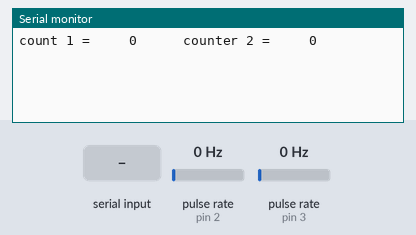
The sketch below on a simulated Arduino Uno, built with avr-gcc and run on an emulated ATmega328P. On the bench: the last lines printed to the serial monitor. Wiring (inferred from the names in the program): 2 × pulse sensor: data pin 2 / data pin 3. The test bench sets the inputs (shaded band); at power-on: pulse rate (sensors on pin 2, pin 3) 0 Hz.

Above: at 1.2 s.
1.3 s: pulse rate (sensor on pin 2) set to 4 Hz
At 2.3 s:
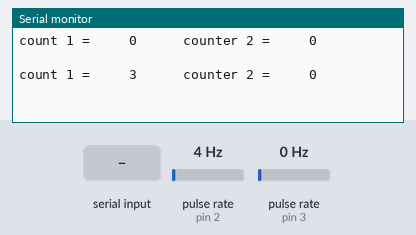
2.8 s: pulse rate (sensor on pin 3) set to 4 Hz
At 3.8 s:
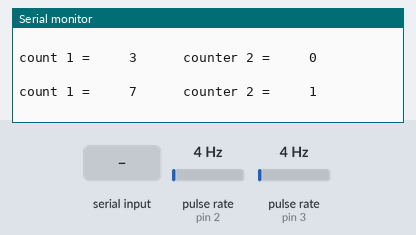
4.3 s: "r" received over Serial
5.8 s: pulse rate (sensor on pin 2) set to 50 Hz
At 6.7 s:
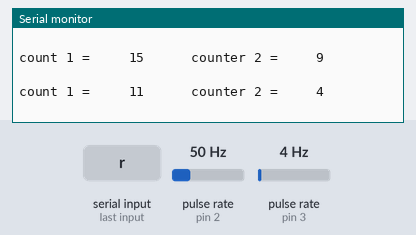
7.3 s: pulse rate (sensor on pin 3) set to 50 Hz
At 8.8 s:
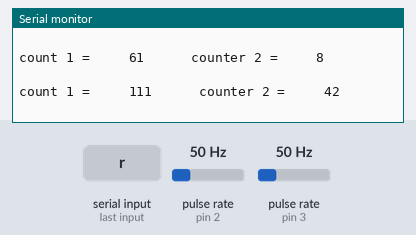
Timing chart, 0 to 9.8 s (numbered marks = the images above; inputs shaded):
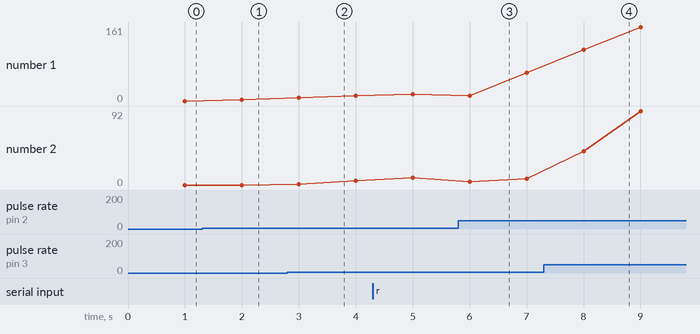

Measured:
- after the input at 1.3 s, the serial monitor: prints a new line after 0.70 s (image 1)
- after the input at 2.8 s, the serial monitor: prints a new line after 0.20 s (image 2)
- after the input at 5.8 s, the serial monitor: prints a new line after 0.20 s (image 3)
- after the input at 7.3 s, the serial monitor: prints a new line after 0.70 s (image 4)
- plotted number 1: 0 → 3 after the input at 1.3 s, 15 → 61 after the input at 5.8 s
- plotted number 2: 0 → 5 after the input at 2.8 s, 8 → 92 after the input at 7.3 s

The sketch:

encoder_test.ino
```cpp
// 8/11/2024 modified udemy code for measuring encoder values
// physically move the motor by hand and use serial port to read encoder clicks
//
#include <PID_v1.h>

// Wheel Encoders Connection PINs
// motor
#define encoder_interrupt_1 2
#define encoder_interrupt_2 3

// Encoders
unsigned int encoder_counter1 = 0;
unsigned int encoder_counter2 = 0;

void setup() {
  // Connection PINs
  pinMode(encoder_interrupt_1, INPUT_PULLUP);
  pinMode(encoder_interrupt_2, INPUT_PULLUP);

  Serial.begin(115200);

  attachInterrupt(digitalPinToInterrupt(encoder_interrupt_1), Encoder1Callback, RISING);
  attachInterrupt(digitalPinToInterrupt(encoder_interrupt_2), Encoder2Callback, RISING);
}

void loop() {
  //
  if (Serial.available())
  {
    char chr = Serial.read();
    // start count
    if(chr == 'r')
    {
    encoder_counter1 = 0;
    encoder_counter2 = 0;
    }

  }
delay(1000);
Serial.println("count 1 =     " + String(encoder_counter1) + "      counter 2 =     " + String(encoder_counter2));
Serial.println(" ");

}

// New pulse from Right Wheel Encoder
void Encoder1Callback()
{
  encoder_counter1++;
}

// New pulse from Left Wheel Encoder
void Encoder2Callback()
{
  encoder_counter2++;
}
```
